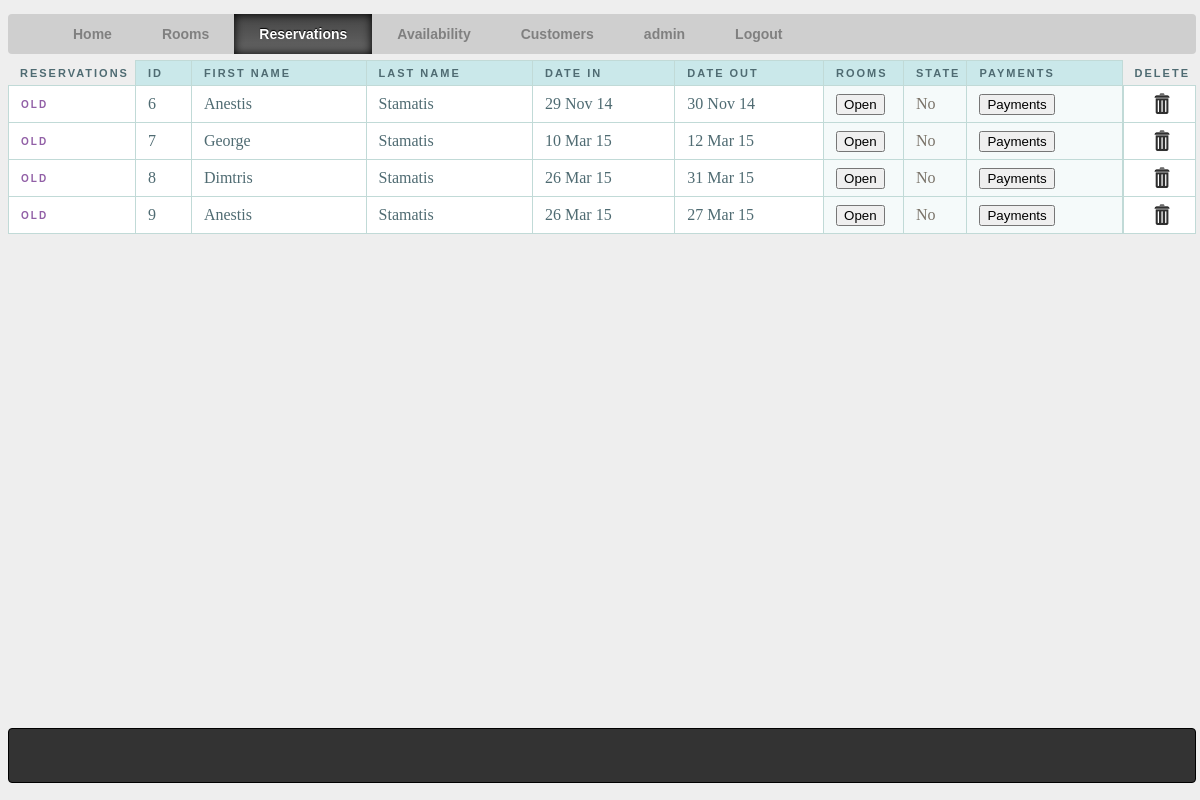
The app's page /eBookingAdmin/index.php?p=reservations (signed in) with its own data.
### tables this page shows
CREATE TABLE IF NOT EXISTS `users` (
  `ID` int(11) NOT NULL,
  `First_Name` varchar(40) NOT NULL,
  `Last_Name` varchar(40) NOT NULL,
  `username` varchar(40) NOT NULL,
  `Email` varchar(150) NOT NULL,
  `password` varchar(40) NOT NULL,
  `role` enum('admin','regular') NOT NULL DEFAULT 'regular'
);

CREATE TABLE IF NOT EXISTS `reservations` (
  `ID` int(11) NOT NULL,
  `CustomerID` int(11) NOT NULL,
  `Date_In` date NOT NULL,
  `Date_Out` date NOT NULL,
  `Cost` double NOT NULL,
  `Confirm` int(1) NOT NULL DEFAULT '0',
  `Created` date NOT NULL
);

CREATE TABLE IF NOT EXISTS `customer` (
  `ID` int(11) NOT NULL,
  `Fname` varchar(32) NOT NULL,
  `Lname` varchar(32) NOT NULL,
  `Email` varchar(50) NOT NULL,
  `Password` varchar(32) NOT NULL,
  `Address` varchar(100) NOT NULL,
  `Phone` int(15) NOT NULL
);

### eBookingAdmin/Pages/reservations.php (the view, shortened to what this page needs)
<?php
$counter = 0;
    $sql="SELECT * FROM reservations";
	$result = mysql_query($sql);
   echo "<table id='mytable' cellspacing='0' summary='The technical specifications of the Apple PowerMac G5 series' width:100%';>";
   echo "<tr>";
   echo "<th scope='col' abbr='Configurations' class='nobg'>Reservations</th>";
   echo "<th scope='col'>";
   echo "Id";
   echo "</th>";
   echo "<th scope='col'>";
   echo "First Name";
   echo "</th>";
   echo "<th scope='col'>";
   echo "Last Name";
   echo "</th>";
   echo "<th scope='col'>";
   echo "Date In";
   echo "</th>";
   echo "<th scope='col'>";
   echo "Date Out";
   echo "</th>";
   echo "<th scope='col'>";
   echo "Rooms";
   echo "</th>";
   echo "<th width='50px' scope='col'>";
   echo "State";
   echo "</th>";
   echo "<th scope='col'>";
   echo "Payments";
   echo "</th>";
   echo "<th scope='col' abbr='Configurations' class='nobg2'>Delete</th>";
   echo "</tr>";
   while ( $row = mysql_fetch_array($result) ){
   echo "<tr id='row".$counter."'>";
   if($row[6] == 1){
   	  echo "<th scope='row' abbr='Model' class='spec'><label id='new' style='text-decoration:blink; color:#915fa6;'>NEW</label></th>";
   }
   else{
      echo "<th scope='row' abbr='Model' class='spec'><label id='new' style='text-decoration:blink; color:#915fa6;'>OLD</label></th>";
   }
   echo "<td>";
   echo $row[0];
   echo "</td>";
   echo "<td>";
   $sql2="SELECT Fname,Lname FROM customer WHERE ID = '".$row[1]."'";
   $result2 =  mysql_query($sql2);
   while( $row2 = mysql_fetch_array($result2)){
   echo $row2[0];
   echo "</td>";
   echo "<td>";
   echo $row2[1];
   echo "</td>";
   }
   echo "<td>";
   $dateIN = date('d M y', strtotime($row[2]));
   echo $dateIN ;
   echo "</td>";
   echo "<td>";
   $dateOUT = date('d M y', strtotime($row[3]));
   echo $dateOUT;
   echo "</td>";
   echo "<td class='alt' id='TDRButtonResault".$counter."' style='width:80px'>";
   echo "<input id='RButton".$counter."' name='RButton' type='button' value='Open' onclick='RButtonAjax(".$row[0]." , ".$counter.")' />";
   echo "</td>";
   echo "<td class='alt'>";
   if($row[5]== 1){
   echo "Yes";
   }else{
   echo "No";
   }
   echo "</td>";
   echo "<td class='alt'>";
   echo "<input name='PButton' type='button' value='Payments' />";
   echo "</td>";
   echo " <th scope='row' abbr='Model' class='spec'><center><img id='trashIM' src='Photos/trash_recyclebin_empty_closed.png'  onclick='DButtonAjax(".$row[0]." , ".$counter.")'  /></center></th>";
   echo "</tr>";
   $counter++;
   }
   echo "</table>";
?>

### eBookingAdmin/Menus/main.php (shortened to what this page needs)
<center>
<ul id="mmenu">
			<?php
  			if(!isset($_GET['p'])){
            echo "<li class='green'><a class='active' href='index.php'>Home</a></li>";
            }
            else {
            echo "<li class='green'><a  href='index.php'>Home</a></li>";
            }
            if(($_GET['p']) == rooms){
            echo "<li class='yellow'><a class='active' href='index.php?p=rooms&z=all'>Rooms</a></li>";
            }
            else {
            echo "<li class='yellow'><a  href='index.php?p=rooms&z=all'>Rooms</a></li>";
            }
            if(($_GET['p']) == reservations){
            echo "<li class='red'><a class='active' href='index.php?p=reservations'>Reservations</a></li>";
            }
            else {
            echo "<li class='red'><a  href='index.php?p=reservations'>Reservations</a></li>";
            }
            if(($_GET['p']) == availability){
            echo "<li class='purple'><a class='active' href='index.php?p=availability'>Availability</a></li>";
            }
            else {
            echo "<li class='purple'><a  href='index.php?p=availability'>Availability</a></li>";
            }
            if(($_GET['p']) == customers){
            echo "<li class='blue'><a class='active' href='index.php?p=customers'>Customers</a></li>";
            }
            else {
            echo "<li class='blue'><a  href='index.php?p=customers'>Customers</a></li>";
            }
            $result = mysql_query("SELECT Username FROM users WHERE ID = '".$_SESSION['userID']."'");
            $row = mysql_fetch_array($result);
            if(($_GET['p']) == customers){
            echo "<li class='blue'><a class='active' href='index.php?p=customers'>".$row[0]."</a></li>";
            }
            else {
            echo "<li class='blue'><a  href='index.php?p=customers'>".$row[0]."</a></li>";
            }
            echo "<li class='blue'><a  href='Pages/logout.php'>Logout</a></li>";
?>
</ul>
</center>

### eBookingAdmin/Css/menu.css (style rules this page uses)
#mmenu li { float:left; padding:0px; }
#mmenu li a { background:#cfcfcf; display:block; text-align:center; text-decoration:none; color:gray; line-height:40px; padding:0px 25px; }
a.active:link, a.active:active, a.active:visited { color: #fff !important; text-shadow: 0px -1px 1px #000!important; background-image: -moz-linear-gradient(top, #444, #666)!important; background-image: -webkit-gradient(linear, 0% 0%, 0% 100%, from(#444), to(#666))!important; box-shadow: inset 0 0 10px #000; -moz-box-shadow: inset 0 0 10px #000; -webkit-box-shadow: inset 0 0 10px #000; }

### eBookingAdmin/Css/tables.css (style rules this page uses)
a { color: #c75f3e; }
#mytable { width: 100%; padding: 0; margin: 0; }
th { font: bold 11px "Trebuchet MS", Verdana, Arial, Helvetica, sans-serif; color: #4f6b72; border-right: 1px solid #C1DAD7; border-bottom: 1px solid #C1DAD7; border-top: 1px solid #C1DAD7; letter-spacing: 2px; text-transform: uppercase; text-align: left; padding: 6px 6px 6px 12px; background: #CAE8EA url(images/bg_header.jpg) no-repeat; }
th.nobg { border-top: 0; border-left: 0; border-right: 1px solid #C1DAD7; background: none; width:100px; }
th.nobg2 { border-top: 0; border-left: 0; border-right: 0; background: none; width:50px; }
td { border-right: 1px solid #C1DAD7; border-bottom: 1px solid #C1DAD7; background: #fff; padding: 6px 6px 6px 12px; color: #4f6b72; }
td.alt { background: #F5FAFA; color: #797268; }
th.spec { border-left: 1px solid #C1DAD7; border-top: 0; background: #fff url(images/bullet1.gif) no-repeat; font: bold 10px "Trebuchet MS", Verdana, Arial, Helvetica, sans-serif; background-color: }

### eBookingAdmin/Css/login.css (style rules this page uses)
* { -moz-box-sizing: border-box; -webkit-box-sizing: border-box; box-sizing: border-box; }

### records on screen
users: username "admin"
reservations: ID "6", Date_In "29 Nov 14", Date_Out "30 Nov 14", Confirm "No"
customer: Fname "Anestis", Lname "Stamatis"
reservations: ID "7", Date_In "10 Mar 15", Date_Out "12 Mar 15", Confirm "No"
customer: Fname "George", Lname "Stamatis"
reservations: ID "8", Date_In "26 Mar 15", Date_Out "31 Mar 15", Confirm "No"
customer: Fname "Dimtris", Lname "Stamatis"
reservations: ID "9", Date_In "26 Mar 15", Date_Out "27 Mar 15", Confirm "No"
